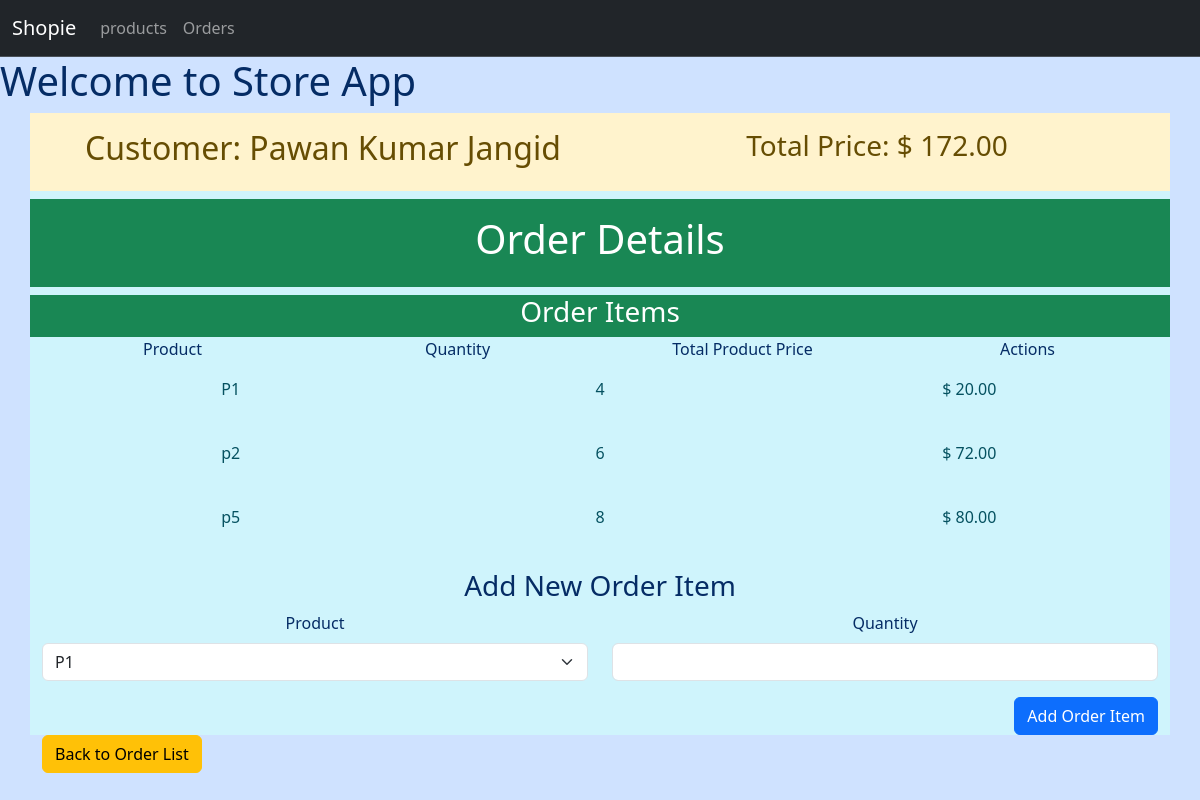
The app's page /orders/10/ with its own data.
### app/models.py (models this page shows, shortened)
class Order(models.Model):
    customer_name = models.CharField(max_length=100)
    products = models.ManyToManyField(
        Product, through='OrderItem', related_name='orders'
    )
    total_order_price = models.DecimalField(
        max_digits=10, decimal_places=2, editable=False, default=0.00
    )
    created_at = models.DateTimeField(auto_now_add=True)
    updated_at = models.DateTimeField(auto_now=True)

class OrderItem(models.Model):
    order = models.ForeignKey(Order, on_delete=models.CASCADE)
    product = models.ForeignKey(Product, on_delete=models.CASCADE)
    quantity = models.PositiveIntegerField(default=1)
    total_product_price = models.DecimalField(
        max_digits=10, decimal_places=2, editable=False, default=0.00
    )

class Product(models.Model):
    name = models.CharField(max_length=255)
    price = models.DecimalField(max_digits=10, decimal_places=2)
    created_at = models.DateTimeField(auto_now_add=True)
    updated_at = models.DateTimeField(auto_now=True)

### app/views.py (the view)
# urls.py: path('orders/<int:pk>/', OrderDetailView.as_view(), name='order_detail'),
class OrderDetailView(DetailView):
    model = Order
    template_name = 'app/order_detail.html'
    context_object_name = 'order'
    def get_context_data(self, **kwargs):
        context = super().get_context_data(**kwargs)
        context['order_items'] = self.object.orderitem_set.all()
        context['products'] = Product.objects.all()
        return context

### app/templates/app/order_detail.html (shortened to what this page needs)
{% extends "app/base.html" %}
{% block content %}
<div class="container text-center bg-info-subtle">
    <div class="row p-3 mb-2 bg-warning-subtle text-warning-emphasis">
      <div class="col">
        <h2>Customer: {{ order.customer_name }}</h2>
      </div>
      <div class="col">
        <h3>Total Price: $ {{ order.total_order_price }}</h3>
      </div>
    </div>
    <div class="row p-3 mb-2 bg-success text-white">
        <div class="col"><h1>Order Details</h1></div>
    </div>
    <div class="row bg-success text-white">
        <div class="col"><h3>Order Items</h3></div>
    </div>
    <div class="row">
      <div class="col">
        <th>Product</th>
      </div>
      <div class="col">
        <th>Quantity</th>
      </div>
      <div class="col">
        <th>Total Product Price</th>
      </div>
      <div class="col">Actions</div>
    </div>
    {% for item in order_items %}
    <div class="row p-3 mb-2 bg-info-subtle text-info-emphasis">
        <div class="col">{{ item.product.name }}</div>
        <div class="col">{{ item.quantity }}</div>
        <div class="col">$ {{ item.total_product_price }}</div>
    </div>
    {% endfor %}
    <div class="row mt-4">
        <div class="col">
            <h3>Add New Order Item</h3>
        </div>
    </div>
    <div class="row">
        <div class="col">
            <form id="add-order-item-form">
                <div class="row">
                    <div class="col-md-6">
                        <div class="mb-3">
                            <label for="product" class="form-label">Product</label>
                            <select id="product" name="product" class="form-select" required>
                                {% for product in products %}
                                <option value="{{ product.id }}">{{ product.name }}</option>
                                {% endfor %}
                            </select>
                        </div>
                    </div>
                    <div class="col-md-6">
                        <div class="mb-3">
                            <label for="quantity" class="form-label">Quantity</label>
                            <input type="number" id="quantity" name="quantity" class="form-control" required>
                        </div>
                    </div>
                </div>
                <div class="d-flex justify-content-end">
                    <button type="button" class="btn btn-primary" onclick="addOrderItem()">Add Order Item</button>
                </div>
            </form>
        </div>
    </div>
  </div>
  <div class="container">
        <a href="{% url 'order_list' %}" class="btn btn-warning">Back to Order List</a>
  </div>
{% endblock %}

### records on screen
Order: customer_name "Pawan Kumar Jangid", total_order_price "172.00"
OrderItem: product.name "P1", quantity "4", total_product_price "20.00"
OrderItem: product.name "p2", quantity "6", total_product_price "72.00"
OrderItem: product.name "p5", quantity "8", total_product_price "80.00"

### other values on screen
form field product "P1"
